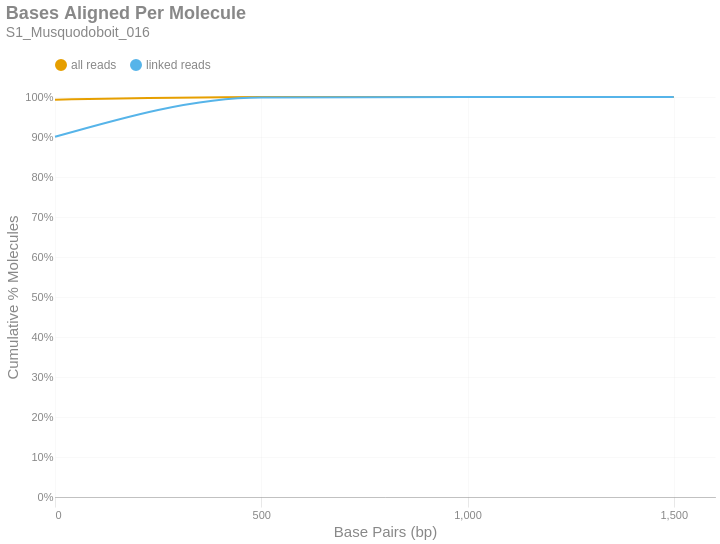

This figure's notebook cell:
### Markdown cell above
### Bases Aligned Per Molecule
This is a cumulative frequency distribution showing the number of base pairs aligned per unique molecule. These data are shown in 500 bp bins. There are two distributions: one with `all reads` (yellow) and another with only `linked reads` (blue). The percent of molecules in the `linked reads` distribution is relative to the total number of linked molecules.

### Code cell
if SKIPLR:
    print_html(f"Skipped")
else:
    binned_df = consolidated_hist(valids['aligned_bp'], mask, 500, True)
    with SafeRender(binned_df):
        (
            density_plot(binned_df, 'Bases Aligned Per Molecule', samplename, 'basesper')
            .encode(
                x=alt.X('bin:Q', title="Base Pairs (bp)").axis(tickMinStep=500).scale(padding=0),
                y=alt.Y('value:Q', title='Cumulative % Molecules')
                    .axis(format='%')
                    .scale(domain = [0,1])
                    .stack(False),
                color=alt.Color("key:N").scale(domain = ["all reads", "linked reads"]),
                tooltip = [
                    alt.Tooltip("key:N", title = "Data Type"),
                    alt.Tooltip("range_label:N", title="Bases Aligned Per Molecule"),
                    alt.Tooltip("value:Q", format = ".2%", title="% Molecules (Cum.)")
                ]
            )
        ).display()

### Figure 1 — Vega-Lite specification as saved in the notebook (floating-point values rounded to 4 significant figures)
{"width": "container", "height": 400, "config": {"title": {"anchor": "start", "dy": -15, "fontSize": 18, "color": "#888888", "subtitleColor": "#888888", "subtitleFontSize": 14}, "arc": {"fill": "#0072B2"}, "axis": {"domainColor": "#888888", "domainWidth": 0.5, "gridWidth": 0.2, "grid": false, "titleFontWeight": 400, "titleFontSize": 15, "labelFontSize": 11, "labelColor": "#888888", "tickColor": "#888888", "tickWidth": 0.2, "titleColor": "#888888"}, "axisBand": {"grid": false}, "axisX": {"grid": true, "tickSize": 10, "domainCap": "round"}, "axisY": {"domain": false, "grid": true, "tickSize": 0, "domainCap": "round"}, "background": "transparent", "header": {"labelFontSize": 15, "labelColor": "#888888", "titleFontSize": 15, "titleFontWeight": 600, "titleColor": "#888888"}, "legend": {"labelFont": "sans-serif", "labelFontSize": 12, "labelColor": "#888888", "symbolSize": 100, "symbolType": "circle", "titleFontSize": 12, "titlePadding": 10, "titleColor": "#888888", "title": null, "orient": "top"}, "range": {"category": ["#E69F00", "#56B4E9", "#009E73", "#F0E442", "#0072B2", "#D55E00", "#CC79A7", "#000000"], "diverging": ["#cfe8f3", "#a2d4ec", "#73bfe2", "#46abdb", "#1696d2", "#12719e"]}, "area": {"fill": "#0072B2", "fillOpacity": 0.7, "line": true, "strokeOpacity": 0.7}, "line": {"color": "#0072B2", "stroke": "#0072B2", "strokeWidth": 2}, "trail": {"color": "#0072B2", "stroke": "#0072B2", "strokeWidth": 0, "size": 1}, "point": {"filled": true, "fillOpacity": 1.0, "size": 95}, "text": {"color": "#888888", "fontSize": 11, "align": "right", "fontWeight": 400, "size": 11}, "bar": {"fill": "#0072B2", "stroke": null}, "view": {"stroke": null, "continuousWidth": 660, "continuousHeight": 400}}, "data": {"name": "data-2fe99bec222969e868bd0cccac065977"}, "mark": {"type": "line", "interpolate": "monotone", "point": {"opacity": 0, "size": 275}}, "encoding": {"color": {"field": "key", "scale": {"domain": ["all reads", "linked reads"]}, "type": "nominal"}, "tooltip": [{"field": "key", "title": "Data Type", "type": "nominal"}, {"field": "range_label", "title": "Bases Aligned Per Molecule", "type": "nominal"}, {"field": "value", "format": ".2%", "title": "% Molecules (Cum.)", "type": "quantitative"}], "x": {"axis": {"tickMinStep": 500}, "field": "bin", "scale": {"padding": 0}, "title": "Base Pairs (bp)", "type": "quantitative"}, "y": {"axis": {"format": "%"}, "field": "value", "scale": {"domain": [0, 1]}, "stack": false, "title": "Cumulative % Molecules", "type": "quantitative"}}, "params": [{"name": "param_c36ac31b6afebe62", "select": {"type": "point", "fields": ["key"]}, "bind": "legend"}], "title": {"text": "Bases Aligned Per Molecule", "subtitle": "S1_Musquodoboit_016"}, "transform": [{"fold": ["all reads (cumsum)", "linked reads (cumsum)"]}, {"calculate": "replace(datum.key, ' (cumsum)', '')", "as": "key"}, {"filter": {"param": "param_c36ac31b6afebe62"}}], "usermeta": {"embedOptions": {"downloadFileName": "S1_Musquodoboit_016.basesper"}}, "$schema": "https://vega.github.io/schema/vega-lite/v6.1.0.json", "datasets": {"data-2fe99bec222969e868bd0cccac065977": [{"bin": "0.0", "interval": "0.0-500.0", "all reads": 0.9933, "linked reads": 0.9004, "all reads (cumsum)": 0.9933, "linked reads (cumsum)": 0.9004, "range_label": "0-499"}, {"bin": "500.0", "interval": "500.0-1000.0", "all reads": 0.00663, "linked reads": 0.09837, "all reads (cumsum)": 0.9999, "linked reads (cumsum)": 0.9988, "range_label": "500-999"}, {"bin": "1000.0", "interval": "1000.0-1500.0", "all reads": 0.0001056, "linked reads": 0.001177, "all reads (cumsum)": 1.0, "linked reads (cumsum)": 1.0, "range_label": "1000-1499"}, {"bin": "1500.0", "interval": "1500.0-2000.0", "all reads": 3.094e-06, "linked reads": 1.444e-05, "all reads (cumsum)": 1.0, "linked reads (cumsum)": 1.0, "range_label": "1500-1999"}]}}
